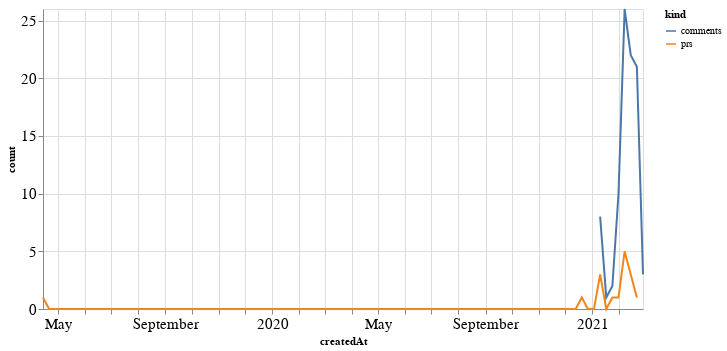

Notebook code for this chart:
### Code cell
alt.Chart(total_time, width=600).mark_line().encode(
    x='createdAt',
    y='count',
    color='kind'
)

### Figure 1 — Vega-Lite specification as saved in the notebook (floating-point values rounded to 4 significant figures; data arrays with more than 128 entries replaced by an {"elided": "..."} marker saying what was removed)
{"config": {"axisLeft": {"labelFontSize": 15}, "axisBottom": {"labelFontSize": 15}}, "data": {"name": "data-a2361d08c269e4f38a9d66fab50b8a98"}, "mark": "line", "encoding": {"color": {"type": "nominal", "field": "kind"}, "x": {"type": "temporal", "field": "createdAt"}, "y": {"type": "quantitative", "field": "count"}}, "width": 600, "$schema": "https://vega.github.io/schema/vega-lite/v4.8.1.json", "datasets": {"data-a2361d08c269e4f38a9d66fab50b8a98": {"elided": "198 records"}}}
